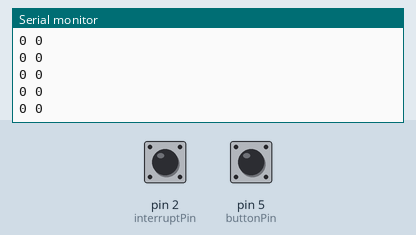
The sketch below on a simulated Arduino Uno, built with avr-gcc and run on an emulated ATmega328P. Shown: the last lines printed to the serial monitor. The test bench sets the inputs (shaded band); at power-on: pin 2 (interruptPin) LOW, pin 5 (buttonPin) LOW.

Above: at 1.2 s.
1.3 s: pin 2 (interruptPin) pulled HIGH for 0.15 s
At 1.31 s:
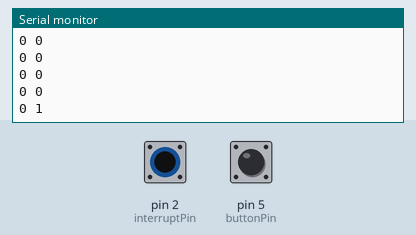
2.9 s: pin 5 (buttonPin) pulled HIGH for 0.15 s
At 2.91 s:
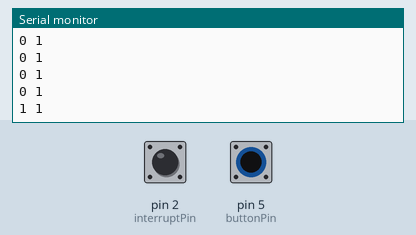
4.5 s: pin 2 (interruptPin) pulled HIGH for 1 s
At 4.51 s:
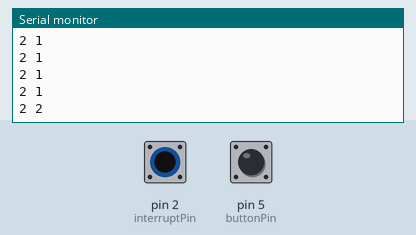
7.0 s: pin 5 (buttonPin) pulled HIGH for 1 s
At 7.02 s:
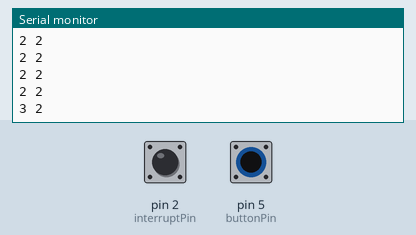
Timing chart, 0 to 10.0 s (numbered marks = the images above; inputs shaded):
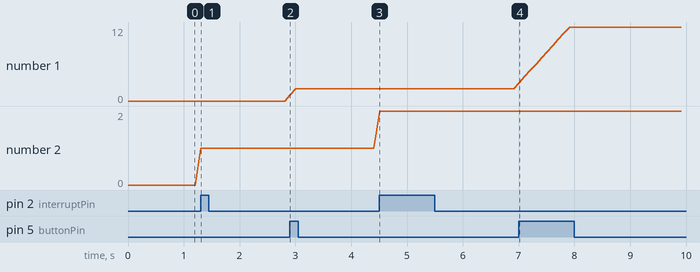

Measured:
- after the input at 1.3 s, the serial monitor: prints a new line at once (image 1)
- after the input at 2.9 s, the serial monitor: prints a new line at once (image 2)
- after the input at 4.5 s, the serial monitor: prints a new line at once (image 3)
- after the input at 7.0 s, the serial monitor: prints a new line at once (image 4)
- plotted number 1: 0 → 2 after the input at 2.9 s, 2 → 12 after the input at 7.0 s
- plotted number 2: 0 → 1 after the input at 1.3 s

The sketch:

interrupts_example.ino
```cpp
/*
 * This Program is used to illustrate
 * the use of Interrupts
 *
 * 2 buttons that are pulled down are connected to pins 5 and 2
 *
 * Interrupt pins in Arduino UNO:
 *  pin 2,
 *  pin 3.
 *
 * Types of Triggers:
 *  LOW - Triggered when the pin is low
 *  HIGH - Triggered when the pin is high
 *  RISING - Is triggered when the pin goes from low to high, i.e. at the rising edge
 *  FALLING - Is triggered when the pin goes from high to low, i.e. at the falling edge
 *  CHANGE - Is triggered when the pin goes either from low to high or from high to low, i.e. at the rising edge or the falling edge
 *
 * created by Vakesan M
 * on 08 Aug 2020
 */
const byte buttonPin = 5;
const byte interruptPin = 2;
int c;
volatile int counter;   //volatile keyword tells the
int d = 100;
void setup() {
  Serial.begin(9600);
  pinMode(buttonPin, INPUT);
  pinMode(interruptPin, INPUT);

  //interupt command
  attachInterrupt(digitalPinToInterrupt(interruptPin), count, RISING);
  //parameters (digitalPinToInterrupt(PIN 2 or 3), Interrupt_service_routine(nameof_flagfunction), trigger)


  c=0;
  counter=0;
}

void loop() {
  if(digitalRead(buttonPin)==HIGH){
    c++;
  }
  Serial.print(c);
  Serial.print(" ");
  Serial.println(counter);
  delay(d);
}

void count() {
  counter++;      //ISR
}
```
